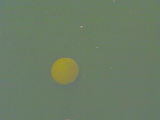
%> input picture Robotics_Estimation_And_Learning/AssignmentWEEK1/train/001.png, 160 x 120 px
$ octave --eval "result = detectBall(imread('train/001.png'));"   (GNU Octave 9; MATLAB toolbox functions it lacks are replaced by stand-ins)
%> lines starting %> are read from the running program, lines starting %| are printed output that depends on the picture; in (x1, y1, x2, y2) boxes, pixels count from 0 and x2, y2 are one past the last pixel; in counts of white or black regions, pixels touching at a corner belong together; the program's own positions count from 1
% Robotics: Estimation and Learning
% WEEK 1
%
% Complete this function following the instruction.
function [segI, loc] = detectBall(I)
% function [segI, loc] = detectBall(I)
%
% INPUT
% I       120x160x3 numerial array
%
% OUTPUT
% segI    120x160 numeric array
% loc     1x2 or 2x1 numeric array

im_size = size(I);
%> im_size = [120 160 3]
mask = false(im_size(1),im_size(2));
rows = im_size(1);
%> rows = 120
cols = im_size(2);
%> cols = 160
hue_array = rgb2hsv(I);
%> hue_array: size 120x160x3 double; mean H, S, V 0.3, 0.197, 0.488
hue_array = hue_array(:,:,1);
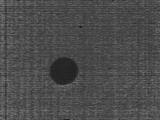
%> hue_array: size 120x160 double; min 0.103, max 0.461, mean 0.3

%%%%%%%%%%%%%%%%%%%%%%%%%%%%%%%%%%%%%%%%%%
% Hard code your learned model parameters here
%
mu = 0.1572;
sigma = 0.0247;
interval_width = sigma;
threshold = 0.1;


%%%%%%%%%%%%%%%%%%%%%%%%%%%%%%%%%%%%%%%%%%
% Find ball-color pixels using your model
%
    function p = probabilityDensity(val,mu,sigma)

        sigma_p2 = power(sigma,2);
        denom = sqrt(2*pi*sigma_p2)  ;
        numer = exp(-1 * power((val - mu),2)/(2*sigma_p2));
        p = numer/denom;

    end

    function p = probability(val,mu,sigma,w)
        a = val - w/2.0; % interval start
        b = val + w/2.0; % interval end

        fa = probabilityDensity(a,mu,sigma);
        fb = probabilityDensity(a,mu,sigma);

        % numerical integration by trapezoidal rule
        p = (b - a) * (fa + fb)*0.5;

    end

for r = 1:rows
    for c = 1:cols
        val = hue_array(r,c);
        mask(r,c) = probability(val,mu,sigma,interval_width) > threshold;
    end
end
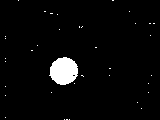
%> mask: size 120x160 logical; 3.4% white; 37 white regions (36 under 20 px), largest, box (x1, y1, x2, y2) and area: (49, 57, 78, 85) 610

%%%%%%%%%%%%%%%%%%%%%%%%%%%%%%%%%%%%%%%%%%
% Do more processing to segment out the right cluster of pixels.
% You may use the following functions.
%   bwconncomp
%   regionprops
% Please see example_bw.m if you need an example code.


%%%%%%%%%%%%%%%%%%%%%%%%%%%%%%%%%%%%%%%%%%
% Compute the location of the ball center
%

CC = bwconncomp(mask);
%> CC = 37 connected components
S = regionprops(CC,'Centroid');
%> S = 37 regions; first 5, Centroid: [6 37], [6 39], [6 59], [6 62], [6 87]

ind = 1;
temp = 0;
num_elements = 0;
loc = [0, 0];
segI = mask;

% finding centroid of largest blob
if ~isempty(S)

    for i=1:length(S)
        temp = length(CC.PixelIdxList{i});
        if temp > num_elements
            num_elements = temp;
            ind = i;
        end
    end
%> this loop made 37 passes
%> (temp, num_elements) on passes 1, 9, 12: (1, 1), (2, 2), (610, 610)
%> temp on passes 2 to 7: 1, 1, 1, 1, 1, 1

    loc = S(ind).Centroid;
%> loc = [64.43 71.57]
end


%
% Note: In this assigment, the center of the segmented ball area will be considered for grading.
% (You don't need to consider the whole ball shape if the ball is occluded.)

end

$ run again, on Robotics_Estimation_And_Learning/AssignmentWEEK1/train/002.png
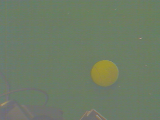
%> input picture Robotics_Estimation_And_Learning/AssignmentWEEK1/train/002.png, 160 x 120 px
%> in detectBall, `hue_array = hue_array(:,:,1);`:
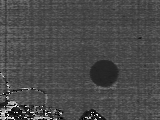
%> hue_array: size 120x160 double; min 0, max 0.981, mean 0.294
%> after the loop in detectBall, `for r = 1:rows`:
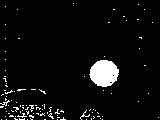
%> mask: size 120x160 logical; 5.1% white; 103 white regions (101 under 20 px), largest, box (x1, y1, x2, y2) and area: (89, 60, 119, 87) 605, (80, 110, 90, 120) 22
%> CC = 103 connected components
%> S = 103 regions; first 5, Centroid: [5.9 103.7], [2.3 107.4], [3 95.3], [2 120], [5.7 80.3]
%> the loop in detectBall, `for i=1:length(S)` made 103 passes
%> after the loop in detectBall, `for i=1:length(S)`: ind = 75; num_elements = 605
%> loc = [104.7 73.78]

$ run again, on Robotics_Estimation_And_Learning/AssignmentWEEK1/train/003.png
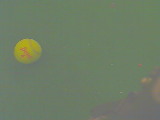
%> input picture Robotics_Estimation_And_Learning/AssignmentWEEK1/train/003.png, 160 x 120 px
%> in detectBall, `hue_array = hue_array(:,:,1);`:
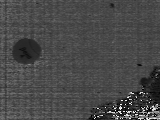
%> hue_array: size 120x160 double; min 0, max 0.99, mean 0.288
%> after the loop in detectBall, `for r = 1:rows`:
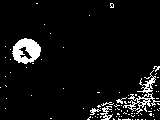
%> mask: size 120x160 logical; 6.2% white; 88 white regions (82 under 20 px), largest, box (x1, y1, x2, y2) and area: (12, 38, 41, 64) 489, (123, 70, 160, 114) 344, (100, 106, 113, 120) 78, (90, 108, 101, 115) 34, (116, 97, 127, 104) 26, (101, 102, 114, 106) 20
%> CC = 88 connected components
%> S = 88 regions; first 5, Centroid: [1 88], [6 47], [6 58], [6 77], [6.5 86.5]
%> the loop in detectBall, `for i=1:length(S)` made 88 passes
%> loc = [27.02 51.27]

$ run again, on Robotics_Estimation_And_Learning/AssignmentWEEK1/train/004.png
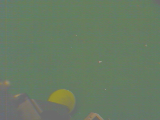
%> input picture Robotics_Estimation_And_Learning/AssignmentWEEK1/train/004.png, 160 x 120 px
%> in detectBall, `hue_array = hue_array(:,:,1);`:
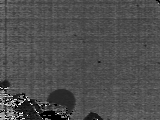
%> hue_array: size 120x160 double; min 0, max 0.983, mean 0.309
%> after the loop in detectBall, `for r = 1:rows`:
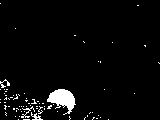
%> mask: size 120x160 logical; 3.7% white; 75 white regions (71 under 20 px), largest, box (x1, y1, x2, y2) and area: (47, 89, 76, 115) 406, (21, 106, 35, 118) 45, (31, 112, 43, 120) 41, (0, 79, 10, 88) 34
%> CC = 75 connected components
%> S = 75 regions; first 5, Centroid: [1 4], [5.4 84.5], [1 90], [1 100], [1 103]
%> the loop in detectBall, `for i=1:length(S)` made 75 passes
%> loc = [63.25 99.78]
